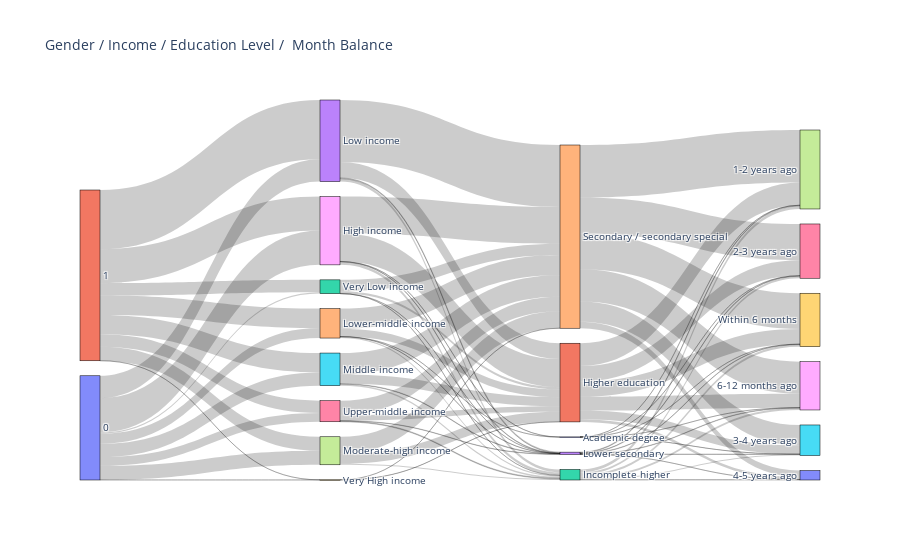

Source (notebook cell):
### Code cell
merged_df.dropna(inplace=True)
# Aggregating data
gender_to_edu = merged_df.groupby(['CODE_GENDER', 'INCOME_GROUP'], observed=True).size().reset_index(name='count')
to_edu = merged_df.groupby(['INCOME_GROUP', 'NAME_EDUCATION_TYPE'], observed=True).size().reset_index(name='count')
to_time_period = merged_df.groupby(['NAME_EDUCATION_TYPE', 'TIME_PERIOD'], observed=True).size().reset_index(name='count')

# Creating combined list of unique labels
unique_gender_types = gender_to_edu['CODE_GENDER'].unique().tolist()
unique_income_group = to_edu['INCOME_GROUP'].unique().tolist()
unique_edu = to_time_period['NAME_EDUCATION_TYPE'].unique().tolist()
unique_time_period = to_time_period['TIME_PERIOD'].unique().tolist()

# Combining labels
labels =  unique_gender_types + unique_income_group + unique_edu + unique_time_period

# Mapping labels to indices
label_to_index = {label: idx for idx, label in enumerate(labels)}

# Initializing lists for Sankey diagram
source = []
target = []
value = []

# Populating source, target, and value lists
for _, row in gender_to_edu.iterrows():
    source.append(label_to_index[row['CODE_GENDER']])
    target.append(label_to_index[row['INCOME_GROUP']])
    value.append(row['count'])

for _, row in to_edu.iterrows():
    source.append(label_to_index[row['INCOME_GROUP']])
    target.append(label_to_index[row['NAME_EDUCATION_TYPE']])
    value.append(row['count'])

for _, row in to_time_period.iterrows():
    source.append(label_to_index[row['NAME_EDUCATION_TYPE']])
    target.append(label_to_index[row['TIME_PERIOD']])
    value.append(row['count'])

# Constructing the Sankey diagram
fig = go.Figure(data=[go.Sankey(
    node=dict(pad=15, thickness=20, line=dict(color="black", width=0.5), label=labels),
    link=dict(source=source, target=target, value=value)
)])

# Setting title for the diagram
fig.update_layout(title_text="Gender / Income / Education Level /  Month Balance", font_size=10)

# Displaying the Sankey diagram
fig.show()

### Figure 1 — Plotly figure (JSON) as saved in the notebook; plotly's stock layout.template omitted (floating-point values rounded to 4 significant figures)
{"data": [{"link": {"source": [0, 0, 0, 0, 0, 0, 0, 0, 1, 1, 1, 1, 1, 1, 1, 1, 2, 2, 2, 2, 3, 3, 3, 3, 4, 4, 4, 4, 4, 5, 5, 5, 5, 6, 6, 6, 6, 7, 7, 7, 8, 8, 8, 8, 8, 9, 9, 10, 10, 10, 10, 10, 11, 11, 11, 11, 11, 11, 12, 12, 12, 12, 12, 12, 13, 13, 13, 13, 13, 13, 14, 14, 14, 14, 14, 14], "target": [2, 3, 4, 5, 6, 7, 8, 9, 2, 3, 4, 5, 6, 7, 8, 9, 11, 12, 13, 14, 11, 12, 13, 14, 10, 11, 12, 13, 14, 11, 12, 13, 14, 11, 12, 13, 14, 11, 12, 14, 10, 11, 12, 13, 14, 11, 14, 15, 16, 17, 18, 19, 20, 15, 16, 17, 18, 19, 20, 15, 16, 17, 18, 19, 20, 15, 16, 17, 18, 19, 20, 15, 16, 17, 18, 19], "value": [2712, 42351, 18913, 25044, 16603, 26618, 64870, 206, 23310, 112122, 36805, 36679, 23380, 26435, 64390, 186, 4300, 57, 165, 21500, 29807, 5421, 1747, 117498, 51, 14683, 2519, 238, 38227, 17155, 2837, 957, 40774, 10459, 1471, 619, 27434, 18941, 1970, 32142, 373, 53307, 5655, 698, 69227, 314, 78, 22, 105, 146, 78, 73, 4994, 16523, 29402, 43087, 26228, 28732, 665, 2123, 3855, 5708, 3592, 3987, 178, 477, 904, 1347, 752, 766, 12080, 38721, 68460, 99228, 60767, 67624]}, "node": {"label": [0, 1, "Very Low income", "Low income", "Lower-middle income", "Middle income", "Upper-middle income", "Moderate-high income", "High income", "Very High income", "Academic degree", "Higher education", "Incomplete higher", "Lower secondary", "Secondary / secondary special", "3-4 years ago", "2-3 years ago", "1-2 years ago", "6-12 months ago", "Within 6 months", "4-5 years ago"], "line": {"color": "black", "width": 0.5}, "pad": 15, "thickness": 20}, "type": "sankey"}], "layout": {"font": {"size": 10}, "title": {"text": "Gender / Income / Education Level /  Month Balance"}}}
